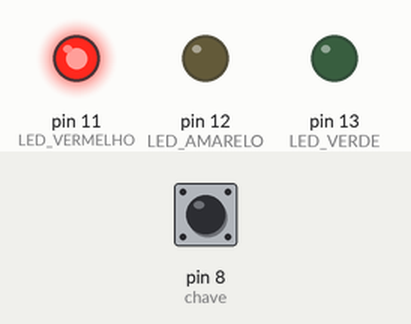
Simulated run of this sketch. Board: Arduino Uno, built with avr-gcc and run on an emulated ATmega328P. On the bench: output pins drawn as LEDs (lit = HIGH). The test bench sets the inputs (shaded band); at power-on: pin 8 (chave) HIGH.

Above: at 1.5 s.
At 3.5 s:
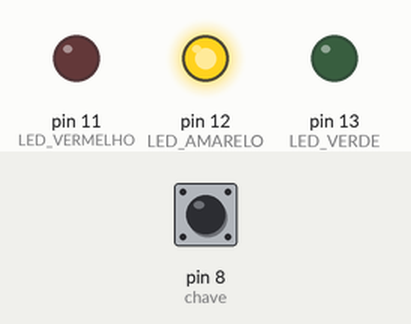
At 5.0 s:
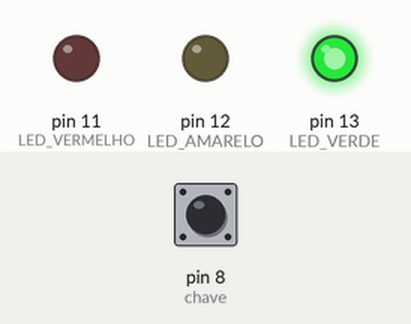
Timing chart, 0 to 7.8 s (numbered marks = the images above):
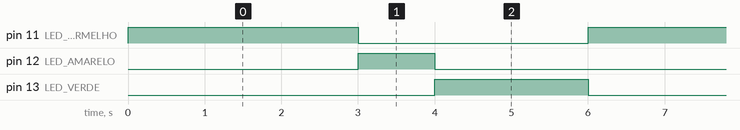

The sketch:

portasdigitais.ino
```cpp
const int LED_VERMELHO = 11;
const int LED_AMARELO = 12;   // atrbuindo variável do tipo inteira e inicializando nas portas digitais do arduino.
const int LED_VERDE = 13;
const int chave = 8;

void setup() {   //A void setup() é uma função que é executada apenas quando se inicia o programa e serve para configurar os pinos da placa e estabecer a comunicação serial com um computador.
  pinMode(chave, INPUT_PULLUP);  //configurar um pino como sendo saida ou entrada //INPUT_PULLUP: saída e entrada com pull-up ativado.
  pinMode(LED_VERMELHO, OUTPUT);
  pinMode(LED_AMARELO, OUTPUT);
  pinMode(LED_VERDE, OUTPUT);
}
void loop() { //é a função que executa os comandos.

  if(digitalRead(chave)){ // serve para ler em um pino digital 0 ou 1(0V ou 5V).

    digitalWrite(LED_VERMELHO, HIGH);  //serve para escrever em um pino digital 0 ou 1(0V ou 5V).
    delay(3000); // aguarda 3s
    digitalWrite(LED_VERMELHO, LOW);
    digitalWrite(LED_AMARELO, HIGH);
    delay(1000);// aguarda 1s
    digitalWrite(LED_AMARELO, LOW);
    digitalWrite(LED_VERDE, HIGH);
    delay(2000);//aguarda 2s
    digitalWrite(LED_VERDE, LOW);

  }
   else{
    digitalWrite(LED_VERMELHO, LOW);
    digitalWrite(LED_VERDE, LOW);

    digitalWrite(LED_AMARELO, HIGH);
    delay(500);
    digitalWrite(LED_AMARELO, LOW);
    delay(500);

  }
}
```

Measured:
- by itself, pin 11 (LED_VERMELHO): alternates HIGH for 3.0 s and LOW for 3.0 s
- by itself, pin 12 (LED_AMARELO): alternates HIGH for 1.0 s and LOW for 5.0 s
- by itself, pin 13 (LED_VERDE): alternates HIGH for 2.0 s and LOW for 4.0 s
